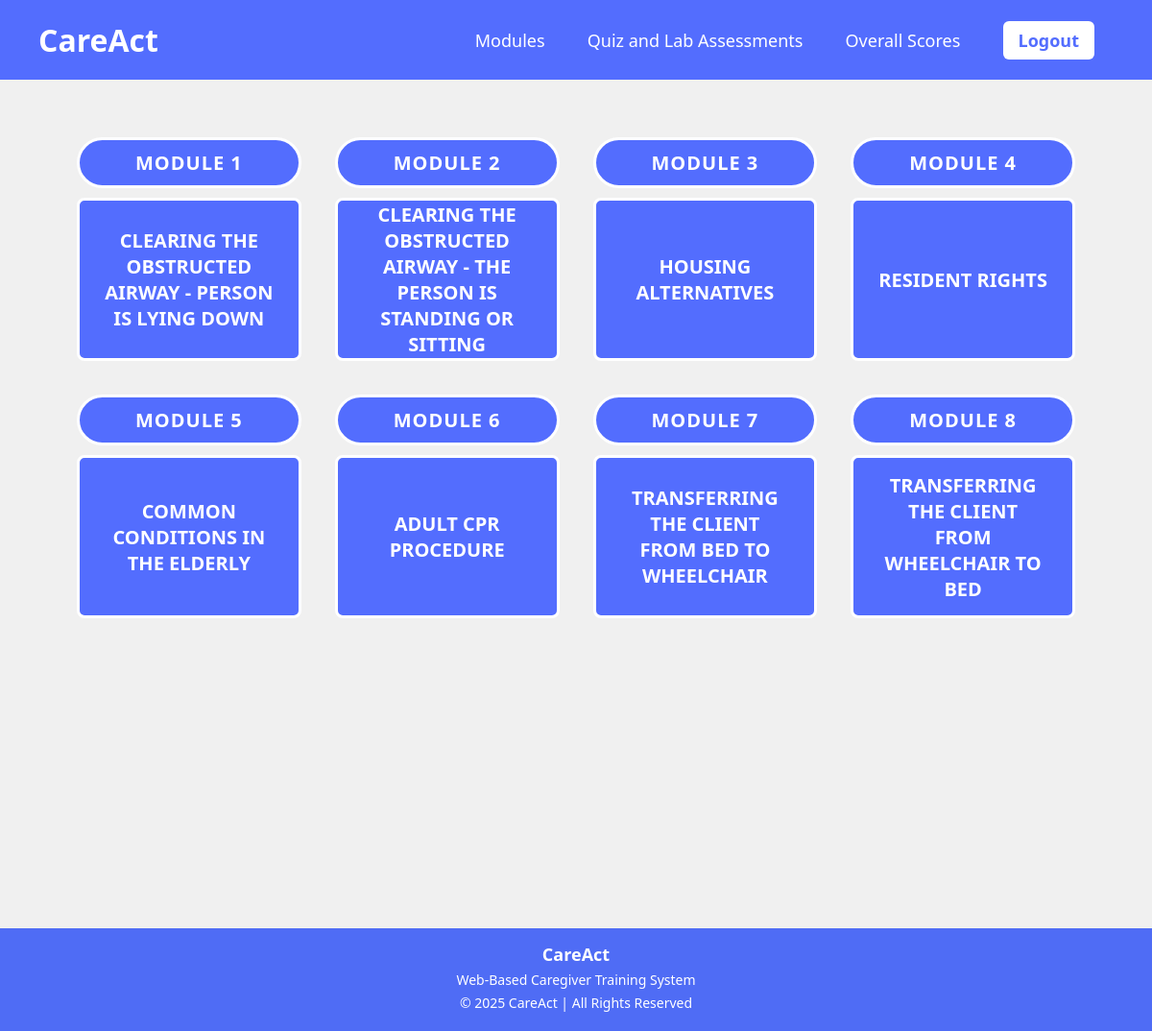
Screenshot of /modules.php with the database file from the repository.
### tables this page shows
CREATE TABLE `modules` (
  `id` int(11) NOT NULL,
  `title` text NOT NULL,
  `link` varchar(100) NOT NULL
);

### modules.php (the view, shortened to what this page needs)
<?php
include "db.php";
$isInstructor = isset($_SESSION['role']) && $_SESSION['role'] === 'instructor';
$editMode = isset($_GET['edit']) && $_GET['edit'] == 1;
$result = mysqli_query($conn, "SELECT * FROM modules");
?>
<!DOCTYPE html>
<html lang="en">
<head>
</head>
<body>
<header>
  <div class="logo">CareAct</div>
   <nav>
    <a href="modules.php">Modules</a>
    <a href="quizandlab.php">Quiz and Lab Assessments</a>
    <a href="scores.php">Overall Scores</a>
    <a href="logout.php" class="logout">Logout</a>
  </nav>
</header>
<div class="container">
  <form method="POST">
    <div class="grid">
      <?php
$moduleNum = 1;
while($m = mysqli_fetch_assoc($result)): ?>
<div class="card-wrap">
  <div class="module-label">Module <?php echo $moduleNum; ?></div>
  <div class="card">
    <?php if ($isInstructor && $editMode): ?>
      <input type="text"
             name="titles[<?php echo $m['id']; ?>]"
             value="<?php echo htmlspecialchars($m['title']); ?>">
    <?php else: ?>
      <a href="<?php echo htmlspecialchars($m['link']); ?>">
        <?php echo htmlspecialchars($m['title']); ?>
      </a>
    <?php endif; ?>
  </div>
</div>
<?php
$moduleNum++;
endwhile; ?>
    </div>
  </form>
</div>
<footer>
  <h3>CareAct</h3>
  <p>Web-Based Caregiver Training System</p>
  <p>© 2025 CareAct | All Rights Reserved</p>
</footer>
</body>
</html>

### modules.php (style rules this page uses)
:root { --primary: #536dfe; }
* { box-sizing: border-box; font-family: "Segoe UI", Tahoma, Geneva, Verdana, sans-serif; margin: 0; padding: 0; }
body { background: #f0f0f0; }
header { background: var(--primary); color: white; padding: 20px 40px; display: flex; align-items: center; justify-content: space-between; }
.logo { font-size: 32px; font-weight: bold; }
nav a { color: white; text-decoration: none; margin: 0 20px; font-size: 18px; font-weight: 500; }
.logout { background: white; color: var(--primary); padding: 8px 16px; border-radius: 6px; font-weight: bold; }
.container { padding: 60px 80px; }
.grid { display: grid; grid-template-columns: repeat(4, 1fr); gap: 35px; }
.card { background: var(--primary); color: white; height: 170px; border-radius: 8px; text-align: center; padding: 25px; font-size: 20px; font-weight: bold; display: flex; align-items: center; justify-content: center; text-decoration: none; transition: 0.2s ease; }
.card a { color: white; text-decoration: none; width: 100%; height: 100%; display: flex; align-items: center; justify-content: center; }
footer { background: #4f6cf5; color: white; text-align: center; padding: 15px 20px; margin-top: 263px; }
footer h3 { margin: 0; font-size: 18px; }
footer p { margin: 5px 0; font-size: 14px; }
.card-wrap { display: flex; flex-direction: column; align-items: center; gap: 10px; }
.module-label { background: var(--primary); color: white; font-weight: bold; font-size: 20px; letter-spacing: 1px; text-transform: uppercase; width: 100%; text-align: center; padding: 10px 20px; border-radius: 50px; border: 3px solid white; }
.card { background: var(--primary); color: white; height: 170px; border-radius: 8px; text-align: center; padding: 25px; font-size: 20px; font-weight: bold; display: flex; align-items: center; justify-content: center; text-decoration: none; transition: 0.2s ease; width: 100%; border: 3px solid white; }

### rows the page displays
modules: title "CLEARING THE OBSTRUCTED AIRWAY - PERSON IS LYING DOWN"
modules: title "CLEARING THE OBSTRUCTED AIRWAY - THE PERSON IS STANDING OR SITTING"
modules: title "HOUSING ALTERNATIVES"
modules: title "RESIDENT RIGHTS"
modules: title "COMMON CONDITIONS IN THE ELDERLY"
modules: title "ADULT CPR PROCEDURE"
modules: title "TRANSFERRING THE CLIENT FROM BED TO WHEELCHAIR"
modules: title "TRANSFERRING THE CLIENT FROM WHEELCHAIR TO BED"
